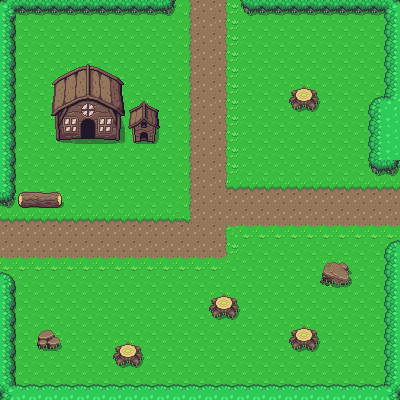

The image is a tile-based game level rendered from a .tmx file. Its description and complete source (layers, tilesets, objects, tile grids) follow:
An orthogonal 25x25 tile map with 16x16 px tiles, 2 tile layers (Ground, Collision) and 16 objects.

<map version="1.10" tiledversion="1.10.2" orientation="orthogonal" renderorder="left-down" width="25" height="25" tilewidth="16" tileheight="16" infinite="0" nextlayerid="4" nextobjectid="27">
 <tileset firstgid="1" source="OverWorld.tsx" />
 <layer id="1" name="Ground" width="25" height="25">
  <data encoding="csv">
1,1,1,1,1,1,1,1,1,1,1,1201,1202,1202,1203,1,1,1,1,1,1,1,1,1,1,
1,1,1,1,1,1,1,1,1,1,1,1201,1202,1202,1203,1,1,1,1,1,1,1,1,1,1,
1,1,1,1,1,1,1,1,1,1,1,1201,1202,1202,1203,1,1,1,1,1,1,1,1,1,1,
1,1,1,1,1,1,1,1,1,1,1,1201,1202,1202,1203,1,1,1,1,1,1,1,1,1,1,
1,1,1,1,1,1,1,1,1,1,1,1201,1202,1202,1203,1,1,1,1,1,1,1,1,1,1,
1,1,1,1,1,1,1,1,1,1,1,1201,1202,1202,1203,1,1,1,1,1,1,1,1,1,1,
1,1,1,1,1,1,1,1,1,1,1,1201,1202,1202,1203,1,1,1,1,1,1,1,1,1,1,
1,1,1,1,1,1,1,1,1,1,1,1201,1202,1202,1203,1,1,1,1,1,1,1,1,1,1,
1,1,1,1,1,1,1,1,1,1,1,1201,1202,1202,1203,1,1,1,1,1,1,1,1,1,1,
1,1,1,1,1,1,1,1,1,1,1,1201,1202,1202,1203,1,1,1,1,1,1,1,1,1,1,
1,1,1,1,1,1,1,1,1,1,1,1201,1202,1202,1203,1,1,1,1,1,1,1,1,1,1,
1,1,1,1,1,1,1,1,1,1,1,1201,1202,1202,1321,1162,1162,1162,1162,1162,1162,1162,1162,1162,1162,
1,1,1,1,1,1,1,1,1,1,1,1201,1202,1202,1202,1202,1202,1202,1202,1202,1202,1202,1202,1202,1202,
1162,1162,1162,1162,1162,1162,1162,1162,1162,1162,1162,1322,1202,1202,1202,1202,1202,1202,1202,1202,1202,1202,1202,1202,1202,
1202,1202,1202,1202,1202,1202,1202,1202,1202,1202,1202,1202,1202,1202,1281,1242,1242,1242,1242,1242,1242,1242,1242,1242,1242,
1202,1202,1202,1202,1202,1202,1202,1202,1202,1202,1202,1202,1202,1202,1203,1,1,1,1,1,1,1,1,1,1,
1242,1242,1242,1242,1242,1242,1242,1242,1242,1242,1242,1242,1242,1242,1243,1,1,1,1,1,1,1,1,1,1,
1,1,1,1,1,1,1,1,1,1,1,1,1,1,1,1,1,1,1,1,1,1,1,1,1,
1,1,1,1,1,1,1,1,1,1,1,1,1,1,1,1,1,1,1,1,1,1,1,1,1,
1,1,1,1,1,1,1,1,1,1,1,1,1,1,1,1,1,1,1,1,1,1,1,1,1,
1,1,1,1,1,1,1,1,1,1,1,1,1,1,1,1,1,1,1,1,1,1,1,1,1,
1,1,1,1,1,1,1,1,1,1,1,1,1,1,1,1,1,1,1,1,1,1,1,1,1,
1,1,1,1,1,1,1,1,1,1,1,1,1,1,1,1,1,1,1,1,1,1,1,1,1,
1,1,1,1,1,1,1,1,1,1,1,1,1,1,1,1,1,1,1,1,1,1,1,1,1,
1,1,1,1,1,1,1,1,1,1,1,1,1,1,1,1,1,1,1,1,1,1,1,1,1
</data>
 </layer>
 <layer id="2" name="Collision" width="25" height="25">
  <data encoding="csv">
648,766,766,766,766,766,766,766,766,766,687,0,0,0,0,686,766,766,766,766,766,766,766,766,688,
728,0,0,0,0,0,0,0,0,0,0,0,0,0,0,0,0,0,0,0,0,0,0,0,727,
728,0,0,0,0,0,0,0,0,0,0,0,0,0,0,0,0,0,0,0,0,0,0,0,727,
728,0,0,0,0,0,0,0,0,0,0,0,0,0,0,0,0,0,0,0,0,0,0,0,727,
728,0,0,7,8,9,10,11,0,0,0,0,0,0,0,0,0,0,0,0,0,0,0,0,727,
728,0,0,47,48,49,50,51,0,0,0,0,0,0,0,0,0,0,152,153,0,0,0,0,727,
728,0,0,87,88,89,90,91,214,215,0,0,0,0,0,0,0,0,192,193,0,0,0,646,644,
728,0,0,127,128,129,130,131,254,255,0,0,0,0,0,0,0,0,0,0,0,0,0,727,643,
728,0,0,167,168,169,170,171,294,295,0,0,0,0,0,0,0,0,0,0,0,0,0,727,643,
728,0,0,0,0,0,0,0,0,0,0,0,0,0,0,0,0,0,0,0,0,0,0,727,643,
728,0,0,0,0,0,0,0,0,0,0,0,0,0,0,0,0,0,0,0,0,0,0,686,687,
728,0,0,0,0,0,0,0,0,0,0,0,0,0,0,0,0,0,0,0,0,0,0,0,0,
687,204,205,206,0,0,0,0,0,0,0,0,0,0,0,0,0,0,0,0,0,0,0,0,0,
0,0,0,0,0,0,0,0,0,0,0,0,0,0,0,0,0,0,0,0,0,0,0,0,0,
0,0,0,0,0,0,0,0,0,0,0,0,0,0,0,0,0,0,0,0,0,0,0,0,0,
0,0,0,0,0,0,0,0,0,0,0,0,0,0,0,0,0,0,0,0,0,0,0,0,646,
0,0,0,0,0,0,0,0,0,0,0,0,0,0,0,0,0,0,0,0,450,451,0,0,727,
647,0,0,0,0,0,0,0,0,0,0,0,0,0,0,0,0,0,0,0,490,491,0,0,727,
728,0,0,0,0,0,0,0,0,0,0,0,0,152,153,0,0,0,0,0,0,0,0,0,727,
728,0,0,0,0,0,0,0,0,0,0,0,0,192,193,0,0,0,0,0,0,0,0,0,727,
728,0,45,46,0,0,0,0,0,0,0,0,0,0,0,0,0,0,152,153,0,0,0,0,727,
728,0,85,86,0,0,0,152,153,0,0,0,0,0,0,0,0,0,192,193,0,0,0,0,727,
728,0,0,0,0,0,0,192,193,0,0,0,0,0,0,0,0,0,0,0,0,0,0,0,727,
728,0,0,0,0,0,0,0,0,0,0,0,0,0,0,0,0,0,0,0,0,0,0,0,727,
688,726,726,726,726,726,726,726,726,726,726,726,726,726,726,726,726,726,726,726,726,726,726,726,648
</data>
 </layer>
 <objectgroup id="3" name="Collision Mask">
  <object id="2" x="1.15108" y="1.72662" width="14.3885" height="204.892" />
  <object id="4" x="16.1151" y="-0.57554" width="160" height="16.6906" />
  <object id="5" x="241.727" y="0.57554" width="157.698" height="15.5396" />
  <object id="9" x="369.496" y="98.9928" width="14.964" height="75.9712" />
  <object id="12" x="1.15108" y="273.381" width="15.5396" height="125.468" />
  <object id="13" x="13.2374" y="385.612" width="386.763" height="13.2374" />
  <object id="14" x="385.036" y="242.302" width="15.5396" height="145.036" />
  <object id="15" x="36.259" y="326.906" width="24.1727" height="26.4748" />
  <object id="16" x="113.957" y="341.295" width="29.9281" height="26.4748" />
  <object id="17" x="207.77" y="293.525" width="31.6547" height="27.0504" />
  <object id="18" x="288.921" y="324.604" width="30.5036" height="26.4748" />
  <object id="22" x="58.1849" y="140.022">
   <polygon points="0,0 22.4698,-1.41914 21.9967,-21.7602 37.6073,-21.7602 38.0804,-1.89219 61.0232,0 95.5557,2.12872 101.705,-12.5358 100.523,-29.329 65.5172,-55.8197 61.2597,-61.0232 55.5832,-65.2806 30.5116,-75.4512 13.7184,-70.2476 -4.02091,-59.8406 -5.9131,-56.7658 -6.8592,-25.0715 -2.12872,0.473048" />
  </object>
  <object id="23" x="320.547" y="260.116" width="30.4782" height="27.3253" />
  <object id="24" x="288.492" y="85.1287" width="31.5292" height="26.7998" />
  <object id="25" x="17.341" y="192.853" width="46.7683" height="15.2391" />
  <object id="26" x="385.181" y="17.341" width="15.2391" height="157.646" />
 </objectgroup>
</map>
